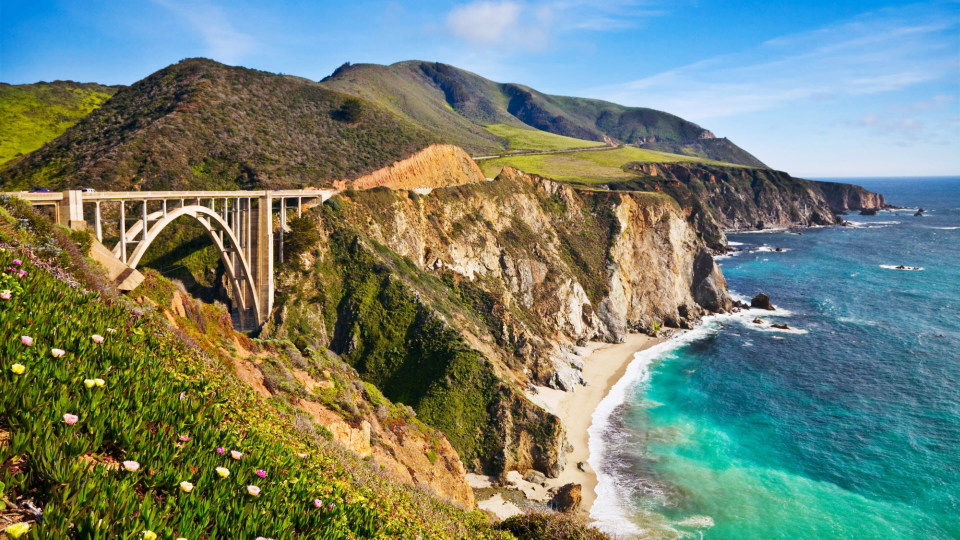
#> input picture watermarks/dwt_dct/test_vectors/original.jpg, 1920 x 1080 px, found by its file name (shown at 1/2 size)
$ python calib.py original.jpg generated.jpg --method reinhard --output out.png
#> lines starting #> are read from the running program, lines starting #| are printed output that depends on the picture; pictures that were not available may be replaced by others from this repository, and a replacement may not be noted
"""
calib.py — Pixel-wise color calibration between an original image and a
diffusion-generated version of the same scene.

Two methods:
  - reinhard  : per-channel mean+std transfer in LAB space (fast, global)
  - histogram  : per-channel histogram matching (handles non-linear shifts)

Usage:
    python calib.py original.jpg generated.jpg --method reinhard --output out.png
    python calib.py original.jpg generated.jpg --method histogram
"""

import argparse
import os

import numpy as np
from PIL import Image


# ── Core calibration methods ──────────────────────────────────────────────────

def reinhard_transfer(source: np.ndarray, target: np.ndarray) -> np.ndarray:
    """
    Shift target's per-channel mean and std to match source (Reinhard et al.).
    Operates in LAB space for perceptually uniform color transfer.

    Args:
        source: HxWx3 float32 [0,1], the reference (original).
        target: HxWx3 float32 [0,1], the image to correct (generated).

    Returns:
        Corrected image as HxWx3 float32 [0,1].
    """
    import cv2

    def to_lab(img):
        return cv2.cvtColor((img * 255).astype(np.uint8), cv2.COLOR_RGB2LAB).astype(np.float32)

    def from_lab(lab):
        lab_u8 = np.clip(lab, [0, -128, -128], [100, 127, 127])
        lab_u8 = lab_u8.astype(np.float32)
        return cv2.cvtColor(lab_u8, cv2.COLOR_LAB2RGB).astype(np.float32) / 255.0

    src_lab = to_lab(source)
    tgt_lab = to_lab(target)

    result = np.empty_like(tgt_lab)
    for c in range(3):
        src_mean, src_std = src_lab[..., c].mean(), src_lab[..., c].std()
        tgt_mean, tgt_std = tgt_lab[..., c].mean(), tgt_lab[..., c].std()
        if tgt_std < 1e-6:
            result[..., c] = src_mean
        else:
            result[..., c] = (tgt_lab[..., c] - tgt_mean) * (src_std / tgt_std) + src_mean

    return np.clip(from_lab(result), 0, 1)


def histogram_match(source: np.ndarray, target: np.ndarray) -> np.ndarray:
    """
    Match target's per-channel histogram to source using rank-order mapping.

    Args:
        source: HxWx3 float32 [0,1], reference (original).
        target: HxWx3 float32 [0,1], image to correct (generated).

    Returns:
        Corrected image as HxWx3 float32 [0,1].
    """
    result = np.empty_like(target)
    for c in range(3):
        src_vals, src_counts = np.unique(source[..., c], return_counts=True)
        tgt_vals, tgt_counts = np.unique(target[..., c], return_counts=True)

        src_cdf = np.cumsum(src_counts).astype(np.float64)
        src_cdf /= src_cdf[-1]
        tgt_cdf = np.cumsum(tgt_counts).astype(np.float64)
        tgt_cdf /= tgt_cdf[-1]

        # For each target pixel value, find the source value with the closest CDF
        interp = np.interp(tgt_cdf, src_cdf, src_vals)
        result[..., c] = interp[np.searchsorted(tgt_vals, target[..., c].ravel())].reshape(target[..., c].shape)

    return np.clip(result, 0, 1)


# ── Public API ────────────────────────────────────────────────────────────────

METHODS = {
    "reinhard":  reinhard_transfer,
    "histogram": histogram_match,
}


def calibrate(original_path: str, generated_path: str,
              output_path: str = None, method: str = "reinhard") -> str:
    """
    Calibrate the color of a diffusion-generated image to match the original.

    Args:
        original_path:  Path to the reference (original) image.
        generated_path: Path to the generated image to correct.
        output_path:    Save path. Defaults to <generated_stem>_calib<ext>.
        method:         'reinhard' or 'histogram'.

    Returns:
        output_path (str)
    """
#> called with original_path = 'original.jpg', generated_path = 'generated.jpg', output_path = 'out.png', method = 'reinhard'
    if method not in METHODS:
        raise ValueError(f"Unknown method {method!r}. Choose from: {list(METHODS)}")

    if output_path is None:
        stem, ext = os.path.splitext(generated_path)
        output_path = f"{stem}_calib{ext or '.png'}"

    source = np.array(Image.open(original_path).convert("RGB"), dtype=np.float32) / 255.0
    target = np.array(Image.open(generated_path).convert("RGB"), dtype=np.float32) / 255.0
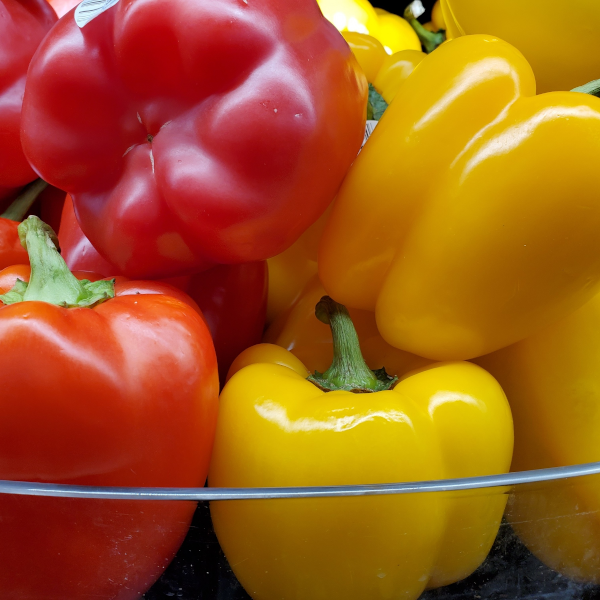
#> input picture watermarks/dwt_dct/test_vectors/peppers.png, 600 x 600 px, given in place of generated.jpg, which was not available

    # Resize source to target dimensions if they differ
    if source.shape[:2] != target.shape[:2]:
        h, w = target.shape[:2]
#> h = 600; w = 600
        source = np.array(
            Image.fromarray((source * 255).astype(np.uint8)).resize((w, h), Image.LANCZOS),
            dtype=np.float32
        ) / 255.0
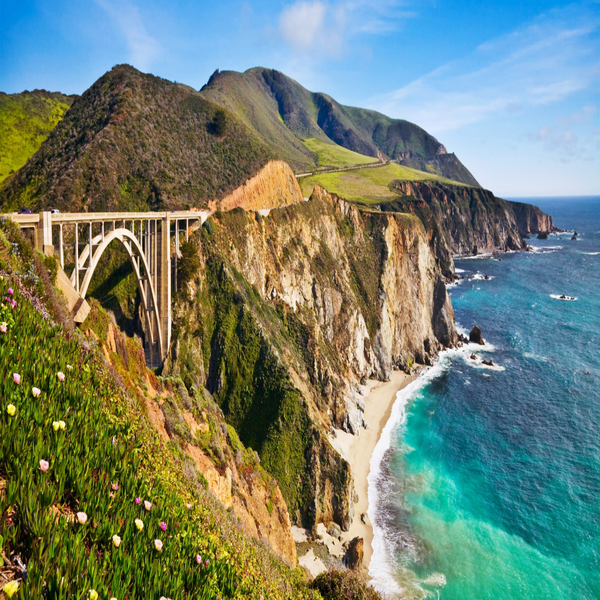
#> source: shape (600, 600, 3) float32; mean R, G, B 0.449, 0.51, 0.446

    corrected = METHODS[method](source, target)
#> in to_lab (call 2), `return cv2.cvtColor((img * 255).astype(np.uint8), cv2.COLOR_RGB2LAB).a..`:
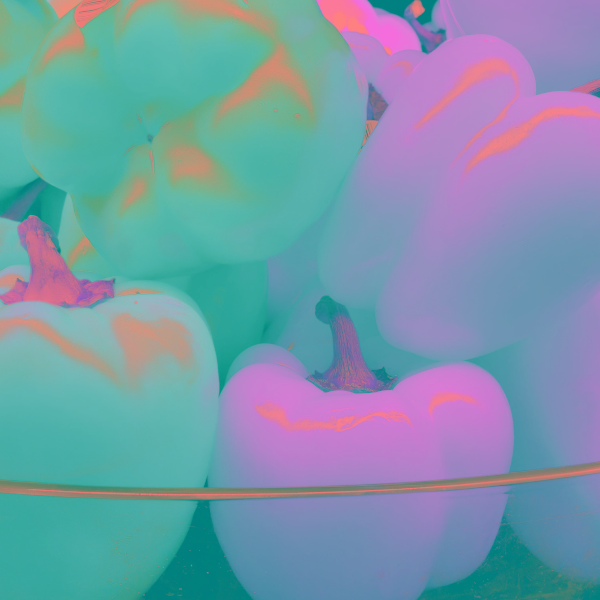
#> returned value: shape (600, 600, 3) float32; mean of channels 0, 1, 2 119.6, 152.7, 171; drawn as R, G, B
#> the loop in reinhard_transfer, `for c in range(3):` made 3 passes
#> (src_mean, src_std, tgt_mean, tgt_std) on passes 1 to 3: (135.1, 55.43, 119.7, 50.38), (124.2, 11.95, 152.7, 21.49), (136.1, 28.11, 171, 23.05)
#> after the loop in reinhard_transfer, `for c in range(3):`:
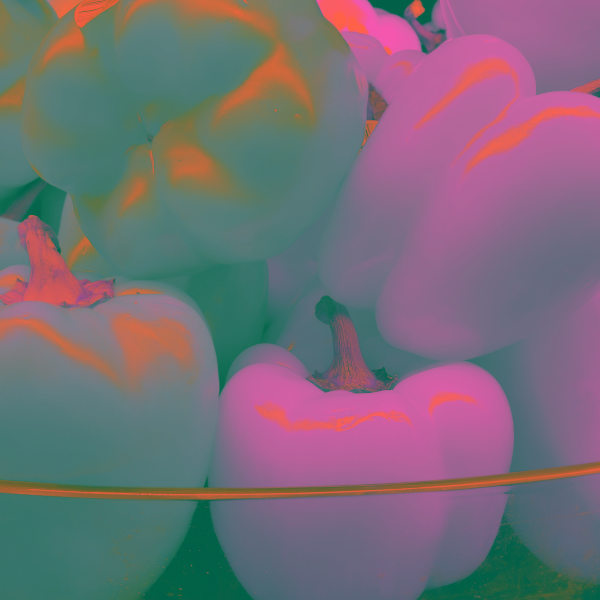
#> result: shape (600, 600, 3) float32; mean R, G, B 135.1, 124.2, 136.1; drawn with min black and max white
#> in from_lab, `lab_u8 = np.clip(lab, [0, -128, -128], [100, 127, 127])`:
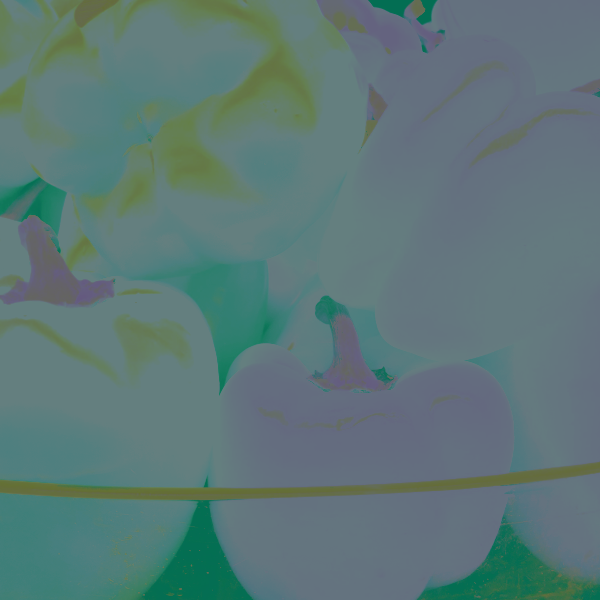
#> lab_u8: shape (600, 600, 3) float64; mean R, G, B 92.3, 120.1, 119.5
#> in from_lab, `return cv2.cvtColor(lab_u8, cv2.COLOR_LAB2RGB).astype(np.float32) / 25..`:
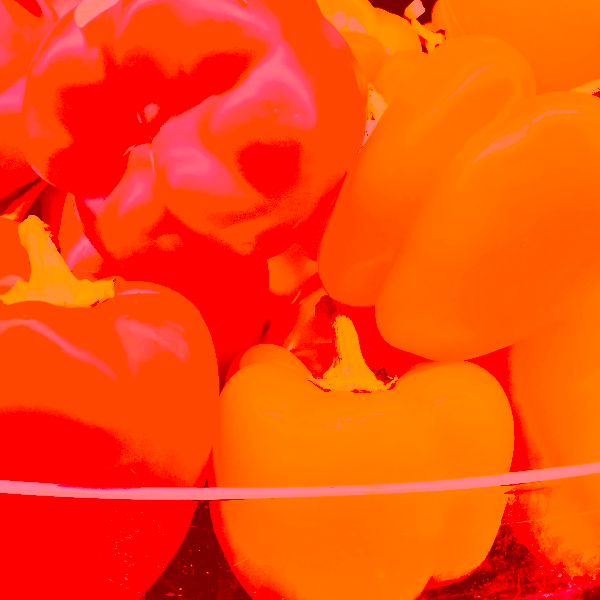
#> returned value: shape (600, 600, 3) float32; mean of channels 0, 1, 2 0.00387, 0.00113, 0.000147; drawn with min black and max white
    Image.fromarray((corrected * 255).round().astype(np.uint8)).save(output_path)
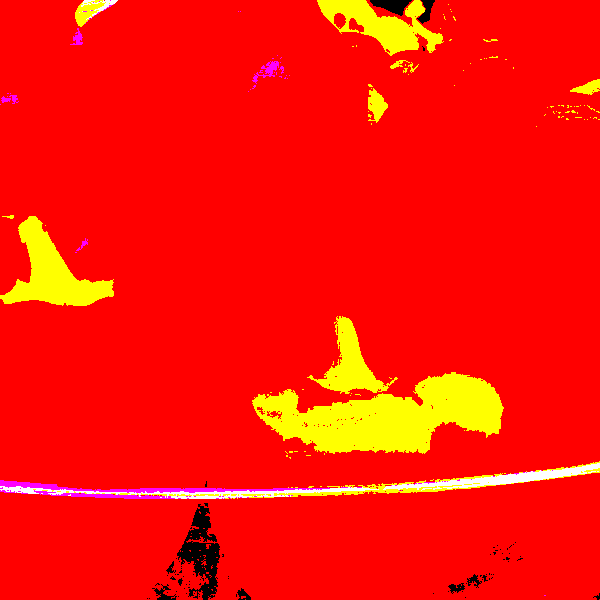
#> saved as out.png: PIL image 600x600 RGB; mean R, G, B 0.991, 0.0759, 0.0144; drawn with 1 as white
    return output_path


# ── CLI ───────────────────────────────────────────────────────────────────────

def main():
    parser = argparse.ArgumentParser(description="Color-calibrate a generated image to match an original.")
    parser.add_argument("original",  help="Reference (original) image path")
    parser.add_argument("generated", help="Diffusion-generated image path")
    parser.add_argument("--output",  default=None, help="Output path (default: <generated>_calib<ext>)")
    parser.add_argument("--method",  default="reinhard", choices=list(METHODS),
                        help="Calibration method (default: reinhard)")
    args = parser.parse_args()

    out = calibrate(args.original, args.generated, args.output, args.method)
    print(f"Saved: {out}")


if __name__ == "__main__":
    main()
